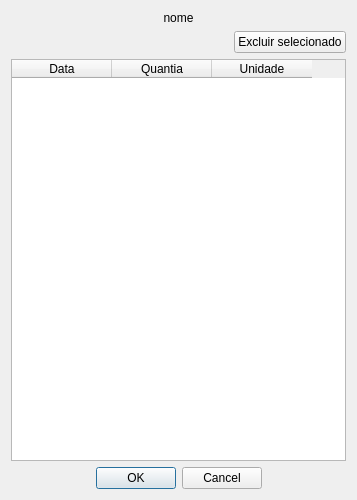
<?xml version="1.0" encoding="UTF-8"?>
<ui version="4.0">
 <class>Dialog</class>
 <widget class="QDialog" name="Dialog">
  <property name="geometry">
   <rect>
    <x>0</x>
    <y>0</y>
    <width>357</width>
    <height>500</height>
   </rect>
  </property>
  <property name="windowTitle">
   <string>Item</string>
  </property>
  <layout class="QVBoxLayout" name="verticalLayout">
   <item>
    <widget class="QLabel" name="label">
     <property name="text">
      <string>nome</string>
     </property>
     <property name="alignment">
      <set>Qt::AlignCenter</set>
     </property>
    </widget>
   </item>
   <item>
    <layout class="QHBoxLayout" name="horizontalLayout">
     <item>
      <spacer name="horizontalSpacer">
       <property name="orientation">
        <enum>Qt::Horizontal</enum>
       </property>
       <property name="sizeHint" stdset="0">
        <size>
         <width>40</width>
         <height>20</height>
        </size>
       </property>
      </spacer>
     </item>
     <item>
      <widget class="QPushButton" name="botaoExcluir">
       <property name="text">
        <string>Excluir selecionado</string>
       </property>
      </widget>
     </item>
    </layout>
   </item>
   <item>
    <widget class="QTableWidget" name="tableWidget">
     <property name="sizePolicy">
      <sizepolicy hsizetype="Expanding" vsizetype="Expanding">
       <horstretch>0</horstretch>
       <verstretch>0</verstretch>
      </sizepolicy>
     </property>
     <property name="minimumSize">
      <size>
       <width>250</width>
       <height>250</height>
      </size>
     </property>
     <column>
      <property name="text">
       <string>Data</string>
      </property>
     </column>
     <column>
      <property name="text">
       <string>Quantia</string>
      </property>
     </column>
     <column>
      <property name="text">
       <string>Unidade</string>
      </property>
     </column>
    </widget>
   </item>
   <item>
    <widget class="QDialogButtonBox" name="buttonBox">
     <property name="orientation">
      <enum>Qt::Horizontal</enum>
     </property>
     <property name="standardButtons">
      <set>QDialogButtonBox::Cancel|QDialogButtonBox::Ok</set>
     </property>
     <property name="centerButtons">
      <bool>true</bool>
     </property>
    </widget>
   </item>
  </layout>
 </widget>
 <resources/>
 <connections>
  <connection>
   <sender>buttonBox</sender>
   <signal>accepted()</signal>
   <receiver>Dialog</receiver>
   <slot>accept()</slot>
   <hints>
    <hint type="sourcelabel">
     <x>248</x>
     <y>254</y>
    </hint>
    <hint type="destinationlabel">
     <x>157</x>
     <y>274</y>
    </hint>
   </hints>
  </connection>
  <connection>
   <sender>buttonBox</sender>
   <signal>rejected()</signal>
   <receiver>Dialog</receiver>
   <slot>reject()</slot>
   <hints>
    <hint type="sourcelabel">
     <x>316</x>
     <y>260</y>
    </hint>
    <hint type="destinationlabel">
     <x>286</x>
     <y>274</y>
    </hint>
   </hints>
  </connection>
 </connections>
</ui>
